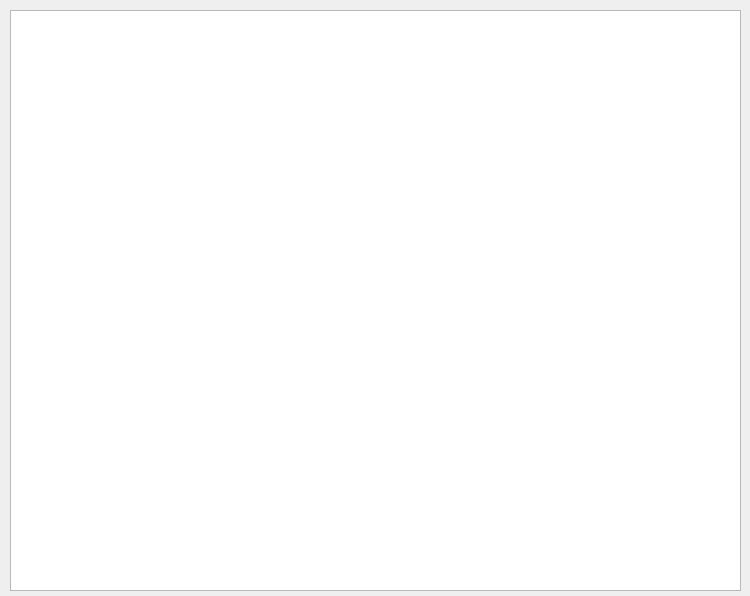
<?xml version="1.0" encoding="UTF-8"?>
<ui version="4.0">
 <class>List</class>
 <widget class="QWidget" name="List">
  <property name="geometry">
   <rect>
    <x>0</x>
    <y>0</y>
    <width>750</width>
    <height>596</height>
   </rect>
  </property>
  <property name="minimumSize">
   <size>
    <width>750</width>
    <height>596</height>
   </size>
  </property>
  <property name="maximumSize">
   <size>
    <width>750</width>
    <height>596</height>
   </size>
  </property>
  <property name="windowTitle">
   <string>Form</string>
  </property>
  <widget class="QTableWidget" name="userListTable">
   <property name="geometry">
    <rect>
     <x>10</x>
     <y>10</y>
     <width>731</width>
     <height>581</height>
    </rect>
   </property>
   <property name="minimumSize">
    <size>
     <width>731</width>
     <height>581</height>
    </size>
   </property>
   <property name="maximumSize">
    <size>
     <width>731</width>
     <height>581</height>
    </size>
   </property>
  </widget>
 </widget>
 <resources/>
 <connections/>
</ui>
